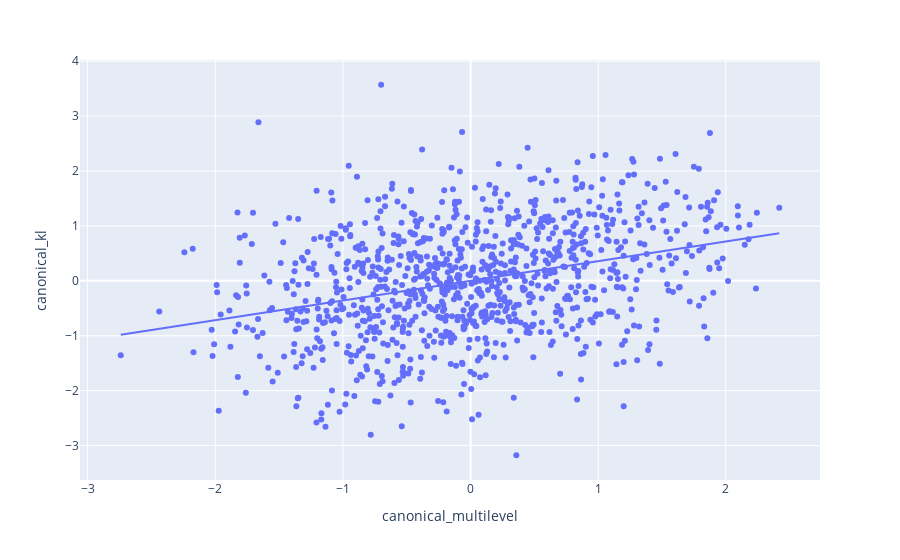

Source (notebook cell):
### Code cell
import plotly.express as px

px.scatter(df, 'canonical_multilevel', 'canonical_kl', trendline='ols')

### Figure 1 — Plotly figure (JSON) as saved in the notebook; plotly's stock layout.template omitted (floating-point values rounded to 4 significant figures; data arrays with more than 128 entries replaced by an {"elided": "..."} marker saying what was removed)
{"data": [{"hovertemplate": "canonical_multilevel=%{x}<br>canonical_kl=%{y}<extra></extra>", "legendgroup": "", "marker": {"color": "#636efa", "symbol": "circle"}, "mode": "markers", "name": "", "orientation": "v", "showlegend": false, "type": "scatter", "x": {"elided": "1000 float values"}, "xaxis": "x", "y": {"elided": "1000 float values"}, "yaxis": "y"}, {"hovertemplate": "<b>OLS trendline</b><br>canonical_kl = 0.358112 * canonical_multilevel + -1.38778e-17<br>R<sup>2</sup>=0.108018<br><br>canonical_multilevel=%{x}<br>canonical_kl=%{y} <b>(trend)</b><extra></extra>", "legendgroup": "", "marker": {"color": "#636efa", "symbol": "circle"}, "mode": "lines", "name": "", "showlegend": false, "type": "scatter", "x": {"elided": "1000 float values"}, "xaxis": "x", "y": {"elided": "1000 float values"}, "yaxis": "y"}], "layout": {"autosize": true, "legend": {"tracegroupgap": 0}, "margin": {"t": 60}, "xaxis": {"anchor": "y", "autorange": true, "domain": [0, 1], "range": [-3.039, 2.717], "title": {"text": "canonical_multilevel"}, "type": "linear"}, "yaxis": {"anchor": "x", "autorange": true, "domain": [0, 1], "range": [-3.698, 4.094], "title": {"text": "canonical_kl"}, "type": "linear"}}}
